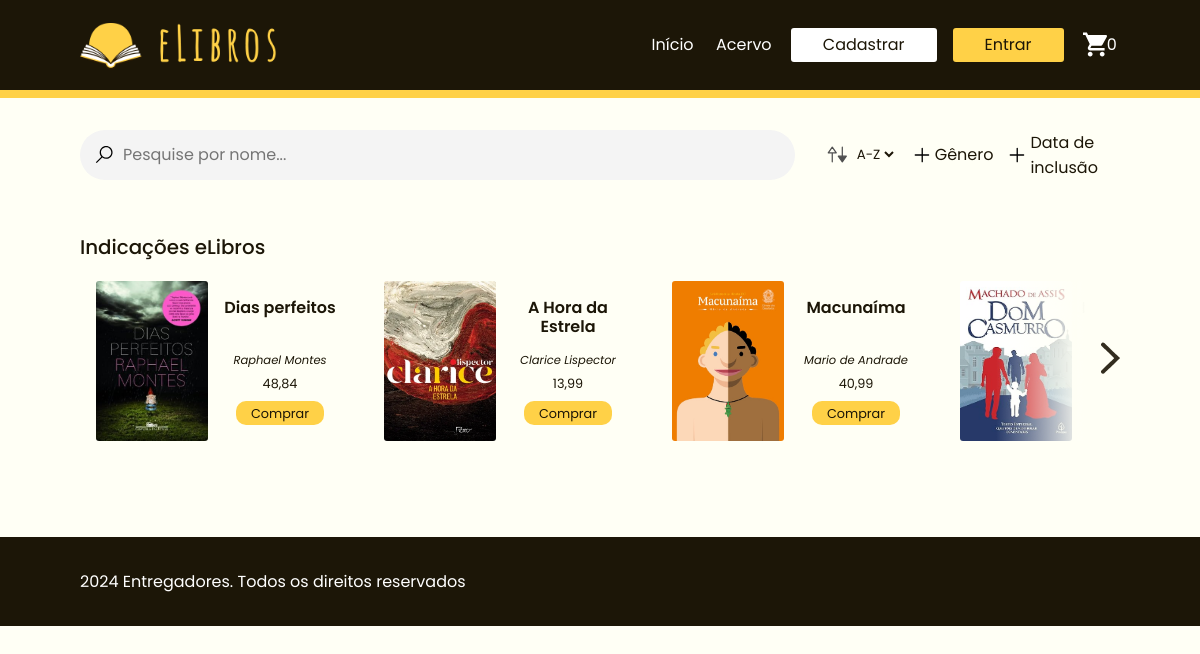
Screenshot of /acervo/ with the database file from the repository.
### elibrosLoja/models/livro.py (models this page shows, shortened)
class Livro(models.Model):
    titulo = models.CharField(null=False, max_length=200)
    subtitulo = models.CharField(null=True, blank=True, max_length=200)
    autor = models.CharField(null=False, max_length=150)
    data_de_publicacao = models.DateField(null=True, blank=True, validators=[nao_e_no_futuro])
    ano_de_publicacao = models.IntegerField(null=True, blank=True, validators=[nao_negativo, nao_nulo, nao_e_no_futuro])
    capa = models.ImageField(upload_to='capas/', null=True, blank=True)
    ISBN = models.CharField(unique=True, max_length=15)
    sinopse = models.TextField(blank=True, null=True)
    editora = models.CharField(max_length=100, )
    data_de_adicao = models.DateTimeField(default=datetime.datetime.now())
    preco = models.DecimalField(max_digits=5, decimal_places=2, validators=[nao_negativo, nao_nulo])
    desconto = models.DecimalField(max_digits=5, decimal_places=2, blank=True, null=True)
    quantidade = models.IntegerField(validators=[nao_negativo])
    qtd_vendidos = models.IntegerField(default=0, validators=[nao_negativo], verbose_name='Vendidos')
    genero = models.ManyToManyField(GeneroTextual, related_name="Genero_Textual_do_Livro",  blank=True)
    genero_literario = models.ManyToManyField(GeneroLiterario, related_name="Genero_Literario_do_Livro", blank=True)
    categoria = models.ManyToManyField(Categoria, related_name="Categoria_do_Livro", blank=True)

### elibrosLoja/views.py (the view)
# urls.py: path("acervo/", acervo, name="acervo"),
def acervo(request):
    cliente = request.user
    livro = request.GET.get('livro')
    livros = Livro.objects.all()
    generos = GeneroTextual.objects.all()
    livros_filtrados = []
    if livro is not None:
        livros = livros.filter(titulo__contains=livro)
    generos = list(generos)
    random.shuffle(generos)
    for genero in generos:
        if livros.filter(genero=genero).exists():
            livros_filtrados.append({
                'genero': genero.nome,
                'livros': livros.filter(genero=genero)
            })
    context = {
        'livros': livros,
        'livros_indicacoes': livros.filter(categoria=Categoria.objects.get(nome='Indicações do eLibros')),
        'livros_filtrados_por_genero': livros_filtrados,
        'cliente': cliente,
    }
    return render(request, 'elibrosLoja/acervo.html', context=context, status=200)

### utils/context_processors.py (called while the page is built)
def carrinho(request):
    try:
        if request.user.is_authenticated:
            carrinho, created = Carrinho.objects.get_or_create(cliente=request.user)
        else:
            carrinho, created = Carrinho.objects.get_or_create(session_id=request.session['session_id'])
    except:
        carrinho = {'total': 0, 'numero_itens': 0}
        print(carrinho)
    return {'carrinho': carrinho}

def cliente(request):
    try:
        cliente = request.user
    except:
        cliente = None
    return {'cliente': cliente}

### templates/elibrosLoja/acervo.html (shortened to what this page needs)
{% extends '_base.html' %}
{% load static %}
{% block content %}
<main>
    <section id="search">
        <form id="search" action="explorar.html">
            <div id="search">
                <img src="{% static 'images/icons/lupa.svg' %}">
                <input type="search" name="pesquisa" placeholder="Pesquise por nome..." size="52">
            </div>
            <div id="filter">
                <div id="select">
                    <img src="{% static 'images/icons/filter.svg' %}">
                    <select>
                        <option value="-1">A-Z</option>
                    </select>
                </div>
                <div id="genero">
                    <label><img src="{% static 'images/icons/Bplus.svg' %}"> Gênero</label>
                </div>
                <div id="data">
                    <label><img src="{% static 'images/icons/Bplus.svg' %}"> Data de inclusão</label>
                </div>
            </div>
        </form>
    </section>
    <section class="livros">
        <h2>Indicações eLibros</h2>
        <div>
            {% for livro in livros_indicacoes %}
            <a href="{% url 'livro' id=livro.id %}">
                <div>
                    <figure>
                        {% if livro.capa %}
                        <img src="{{ livro.capa.url }}">
                        {% else %}
                        <img src="{% static 'images/placeholder.png' %}">
                        {% endif %}
                    </figure>
                    <div>
                        <h3>
                            {{ livro.titulo }}
                        </h3>
                        <p>{{ livro.autor }}</p>
                        <p>{{ livro.preco }}</p>
                        <a href="{% url 'livro' id=livro.id %}" class="livro_botao_comprar">Comprar</a>
                    </div>
                </div>
                {% endfor %}
                <a href="#" class="setinha"><img src="{% static 'images/setinha.png' %}"></a>
            </div>
    </section>
</main>
{% endblock content %}

### static/css/base.css (style rules this page uses)
body { background-color: #FFFFF5; width: 100%; }
a { text-decoration: none; }
* { margin: 0; padding: 0; font-family: Poppins; color: #1C1607; }
h2 { color: #1C1607; font-size: 1.6em; font-weight: 500; }
section { padding: 0 5em; }
figure { display: flex; }
.livros { padding: 1em 5em; }
.livros h2 { margin: 1em 0; font-size: 1.24em; }
.livros>div { margin: 0 auto; gap: 1em; display: flex; position: relative; align-items: center; overflow: hidden; }
.livros>div>div { display: flex; text-align: center; justify-content: center; align-items: center; }
.livros>div>div figure img { width: 7em; height: 10em; border-radius: 3px; }
.livros>div>div h3 { font-size: 1em; font-weight: 600; width: 8em; padding: 0 .5em; height: 3em; line-height: 1.2em; }
.livros>div>div p { font-size: .8em; margin: .5em 0; font-weight: 400; }
.livros>div>div p:nth-child(2) { font-size: .72em; font-style: italic; }
.livro_botao_comprar { font-size: .8em; color: #1C1607; text-decoration: none; background-color: #FFD147; border-radius: 10px; padding: 0.3em 1.2em; margin: 1em 0; }
.livros>div .setinha { position: absolute; right: -1px; background: none; border: none; }
section#search { display: flex; flex-direction: column; gap: 1em; margin-top: 2em; margin-bottom: 1em; }
form#search { display: flex; gap: 2em; font-family: 'Poppins'; }
div#search { display: flex; align-items: center; gap: 10px; background-color: #F4F4F4; padding: 0 15px; border-radius: 30px; }
div#search input { width: 100%; background-color: transparent; border: none; padding: 5px 0; font-size: 1em; }
div#filter { display: flex; align-items: center; gap: 1em; }
div#filter label { display: flex; align-items: center; gap: 5px; }
div#select { display: flex; align-items: center; gap: 5px; font-size: 1em; }
div#select select { background-color: transparent; border: 1px solid #FFFFF5; }

### rows the page displays
Livro: capa (picture), titulo "Dias perfeitos", autor "Raphael Montes", preco "48,84"
Livro: capa (picture), titulo "A Hora da Estrela", autor "Clarice Lispector", preco "13,99"
Livro: capa (picture), titulo "Macunaíma", autor "Mario de Andrade", preco "40,99"

### other values shown
{{ carrinho.numero_itens }} "0"
